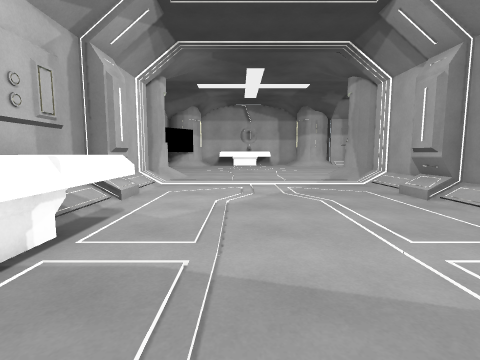
View 1 (above)

20 first-person views from a walk through a scene from a Unity 3-D project. The camera is 1.3 m above the floor, tilts 6° down and sees 85° across. The floor is counted in squares, 1 m on a side. Each view is taken from the middle of a square. On the plan, view 1 faces up. The plan holds only what a view shows up to about 13 squares ahead; the rest is blank. The place goes on beyond the plan. The player character is not drawn. Surface patterns are stand-ins for the level's own textures.

View 2
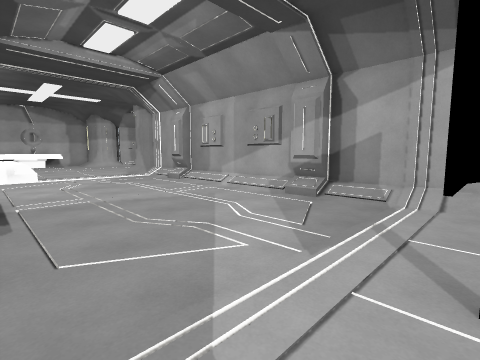

View 3
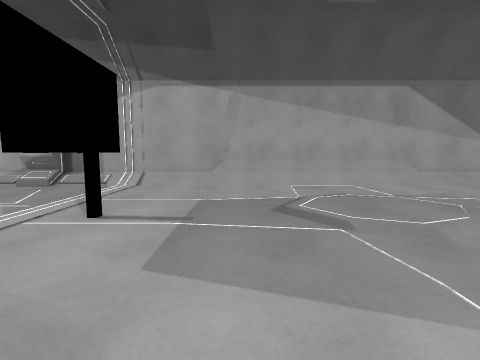

View 4
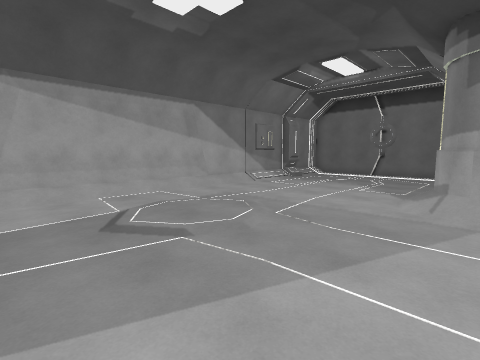

View 5
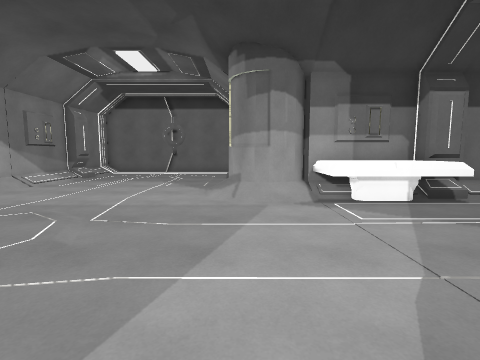

View 6
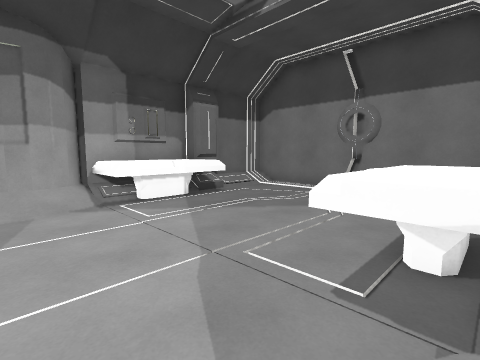

View 7
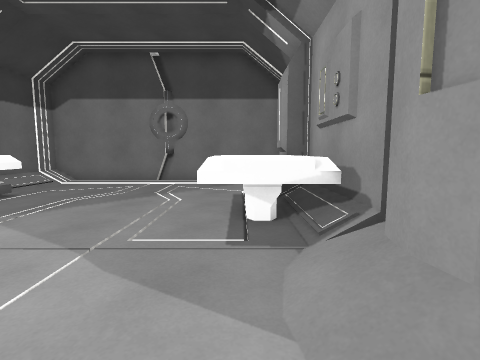

View 8
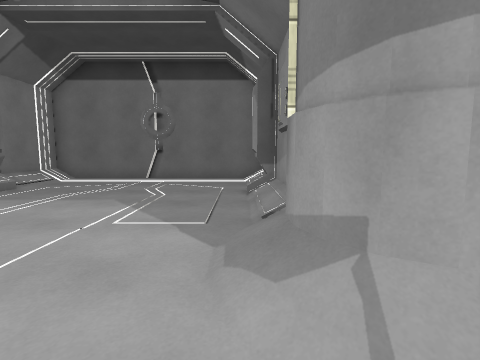

View 9
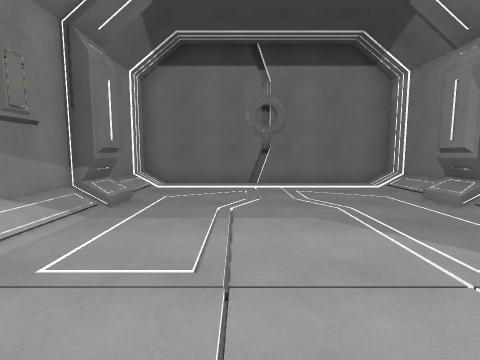

View 10
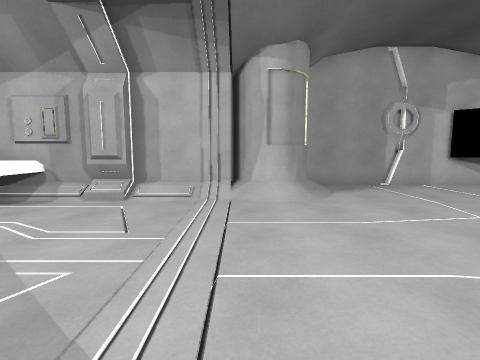

View 11
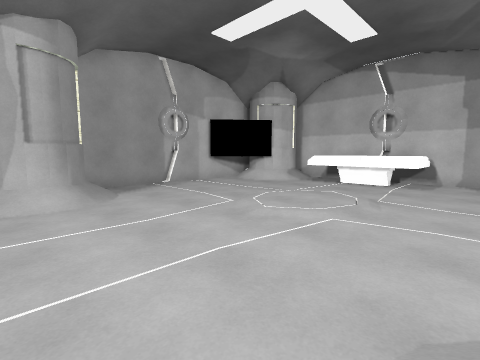

View 12
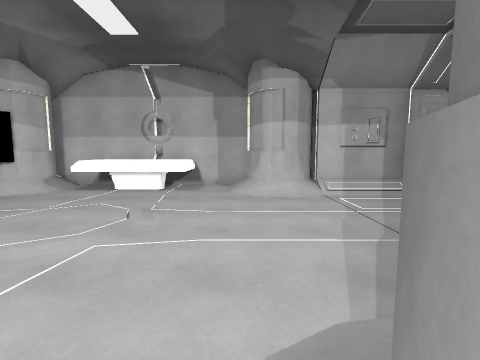

View 13
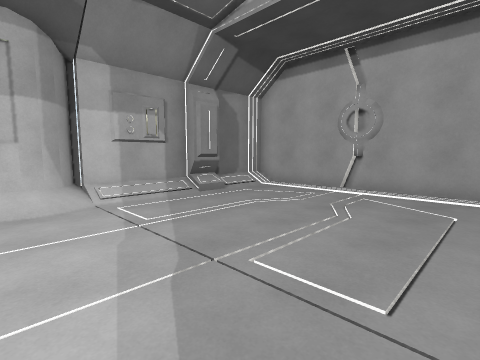

View 14
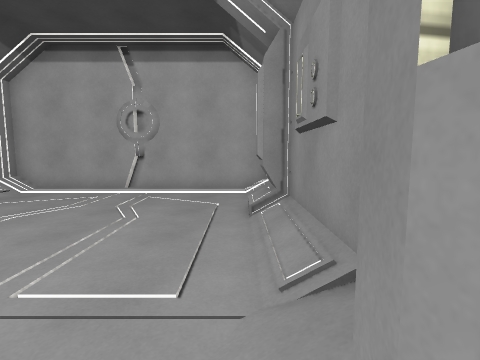

View 15
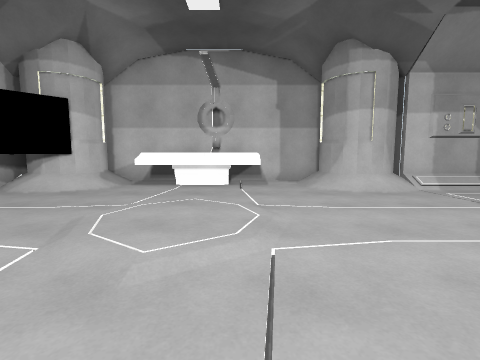

View 16
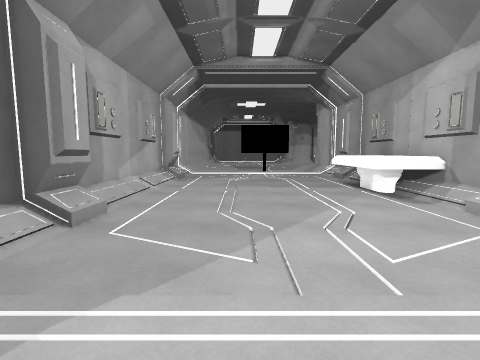

View 17
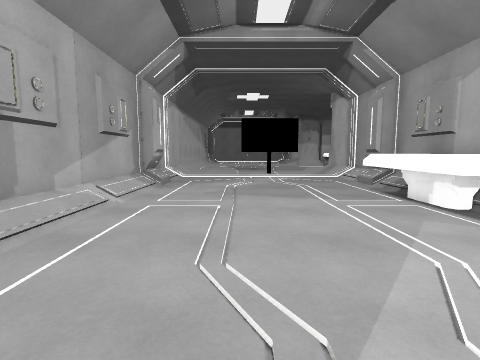

View 18
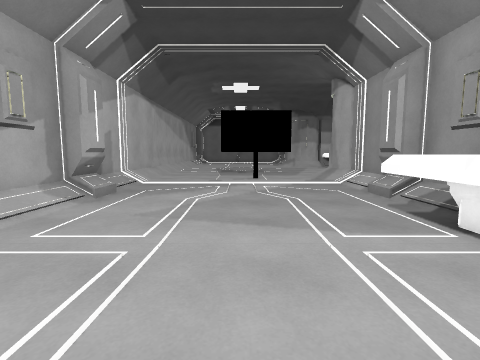

View 19
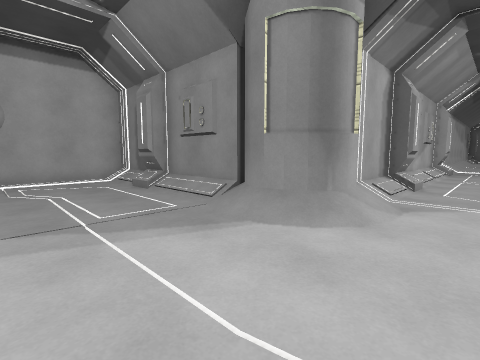

View 20
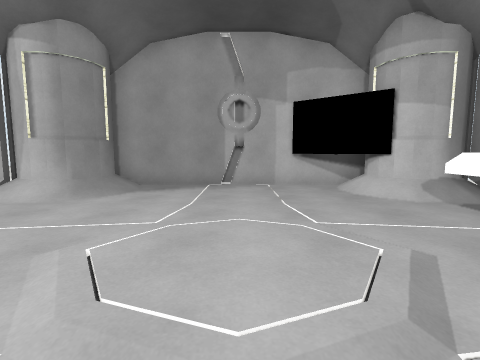

### Floor plan
Key: @ floor where view 1 was taken; # wall or solid block; . main floor; : floor 0.25 m higher than the main floor; / step, stairs or slope; ^ raised ledge; O other object.
Columns run from 15 left of view 1 to 17 right of it. Each row starts with its distance up from view 1.
 27            ###    ####
 26            #/######./#
 25            #/^^^^^^./#
 24         ####/^^^^^#./############
 23         #:O/.........///.......:#
 22         #O.....................:#
 21         #.......:..............:#
 20         #......:::.............:#
 19         #.....::::.............:#
 18         #......::..............:#
 17         #.......:..............:#
 16         #......................:#
 15         #///.........///.......:#
 14         ####/......./############
 13            #/......./#
 12            #/..../../#
 11            #......../#
 10            #......../#
  9            #......../#
  8            #......../#
  7            #......../#
  6            #......../#
  5            #^^....../#
  4            #^^....../#
  3            #^^....../#
  2            #^^....../#
  1            #......../#
  0            #...@..../#
 -1            #......../#
 -2            #......../#
 -3            #......../#
 -4            #..../.../#
 -5            #/.././../#
 -6            #/.OOOO...#
 -7 #    ###### /........#
 -8 #   #^^^^///.........#
 -9 #....^^^^............#
-10 #....................#
-11 #............./......#
-12 #....................#
-13 #....................#
-14 #....................#
-15 #....#^^#............#
-16 #....^^^^///.........#
-17 ##OO##^^^###/........#
-18   ##     ###/........#
-19             /........#
-20             ......../#
-21            #......../#
-22            #......../#
-23            #......../#
-24            #......../#
-25            #......../#
-26            #......../#
-27            #..../.../#
-28            ###########

Positions as (right, up) in squares from view 1, and headings:
1: (0, 0), facing up
2: (-3, -6), facing up-right
3: (-5, -9), facing right
4: (-5, -8), facing down-right
5: (-4, -8), facing down
6: (-4, -8), facing down-left
7: (-3, -9), facing left
8: (-3, -15), facing down
9: (2, -17), facing down
10: (5, 12), facing left
11: (5, 12), facing up-left
12: (5, 13), facing up
13: (6, 15), facing up-right
14: (6, 15), facing right
15: (2, 14), facing up
16: (2, 13), facing down
17: (2, 10), facing down
18: (1, 7), facing down
19: (3, 19), facing down-right
20: (4, 19), facing left
